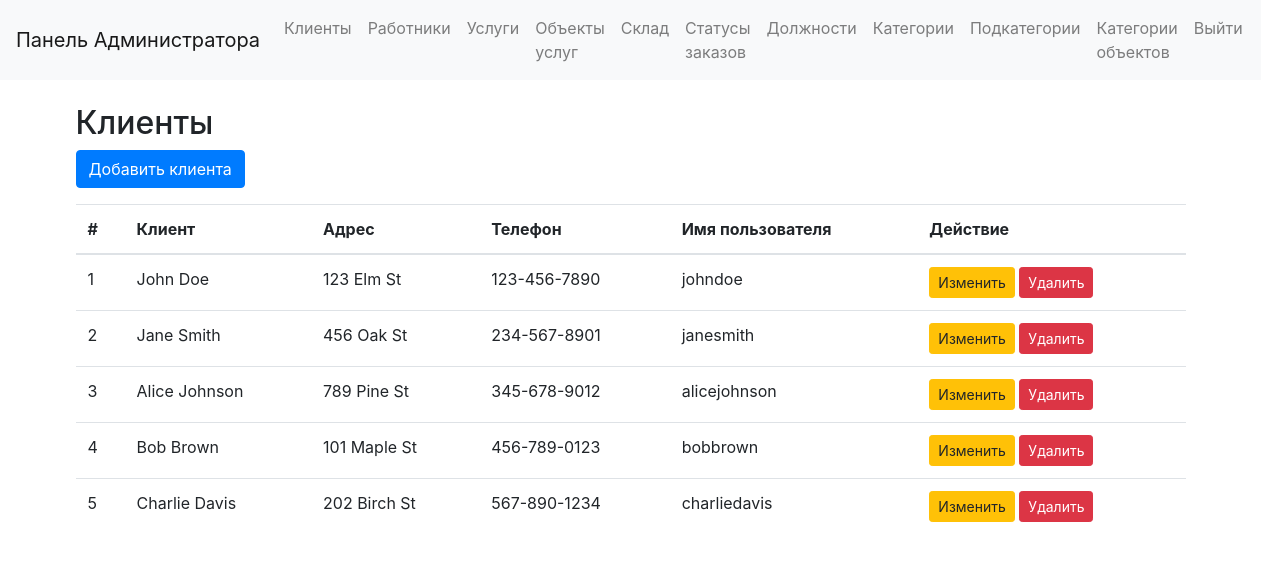
Page /admin/clients (signed in) on the earlier database version.
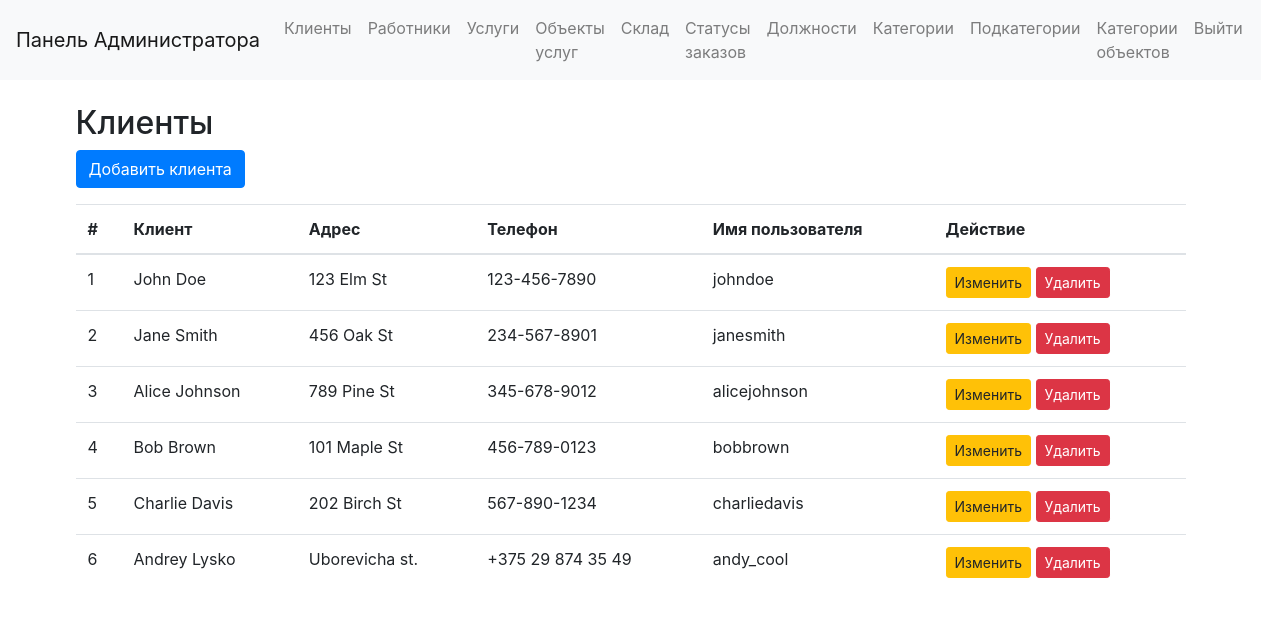
Same page on the later database version.
### app/models.py (models this page shows, shortened)
class Clients(db.Model):
    __tablename__ = 'Clients'
    id = db.Column(db.Integer, primary_key=True)
    full_name = db.Column(db.String(150), nullable=False)
    address = db.Column(db.String(250), nullable=False)
    telephone = db.Column(db.String(50), unique=True, nullable=False)
    login = db.Column(db.String(150), unique=True, nullable=False)
    password = db.Column(db.String(150), nullable=False)

### app/admin/routs.py (the view)
@admin.route('/admin/clients')
def manage_clients():
    if session.get('role') != 'admin':
        return redirect(url_for('users.login'))
    clients = Clients.query.all()
    return render_template('admin/manage_clients.html', clients=clients)

### app/templates/admin/manage_clients.html
{% extends "admin/base_admin.html" %}
{% block content %}
<h2>Клиенты</h2>
<a href="{{ url_for('admin.add_client') }}" class="btn btn-primary mb-3">Добавить клиента</a>
<table class="table">
    <thead>
        <tr>
            <th>#</th>
            <th>Клиент</th>
            <th>Адрес</th>
            <th>Телефон</th>
            <th>Имя пользователя</th>
            <th>Действие</th>
        </tr>
    </thead>
    <tbody>
        {% for client in clients %}
        <tr>
            <td>{{ client.id }}</td>
            <td>{{ client.full_name }}</td>
            <td>{{ client.address }}</td>
            <td>{{ client.telephone }}</td>
            <td>{{ client.login }}</td>
            <td>
                <a href="{{ url_for('admin.edit_client', id=client.id) }}" class="btn btn-warning btn-sm">Изменить</a>
                <a href="{{ url_for('admin.delete_client', id=client.id) }}" class="btn btn-danger btn-sm" onclick="return confirm('Вы точно хотите удалить клиента?');">Удалить</a>
            </td>
        </tr>
        {% endfor %}
    </tbody>
</table>
{% endblock %}

### app/templates/admin/base_admin.html (shortened to what this page needs)
<!DOCTYPE html>
<html lang="en">
<head>
    <link href="https://maxcdn.bootstrapcdn.com/bootstrap/4.5.2/css/bootstrap.min.css" rel="stylesheet">
</head>
<body>
    <nav class="navbar navbar-expand-lg navbar-light bg-light">
        <a class="navbar-brand" href=#>Панель Администратора</a>
        <div class="collapse navbar-collapse" id="navbarNav">
            <ul class="navbar-nav ml-auto">
                <li class="nav-item">
                    <a class="nav-link" href="{{ url_for('admin.manage_clients') }}">Клиенты</a>
                </li>
                <li class="nav-item">
                    <a class="nav-link" href="{{ url_for('admin.manage_employees') }}">Работники</a>
                </li>
                <li class="nav-item">
                    <a class="nav-link" href="{{ url_for('admin.manage_services') }}">Услуги</a>
                </li>
                <li class="nav-item">
                    <a class="nav-link" href="{{ url_for('admin.manage_service_objects') }}">Объекты услуг</a>
                </li>
                <li class="nav-item">
                    <a class="nav-link" href="{{ url_for('admin.manage_storehouse') }}">Склад</a>
                </li>
                <li class="nav-item">
                    <a class="nav-link" href="{{ url_for('admin.manage_order_statuses') }}">Статусы заказов</a>
                </li>
                <li class="nav-item">
                    <a class="nav-link" href="{{ url_for('admin.manage_posts') }}">Должности</a>
                </li>
                <li class="nav-item">
                    <a class="nav-link" href="{{ url_for('admin.manage_categories') }}">Категории</a>
                </li>
                <li class="nav-item">
                    <a class="nav-link" href="{{ url_for('admin.manage_subcategories') }}">Подкатегории</a>
                </li>
                <li class="nav-item">
                    <a class="nav-link" href="{{ url_for('admin.manage_objectscategories') }}">Категории объектов</a>
                </li>
                <li class="nav-item">
                    <a class="nav-link" href="{{ url_for('users.logout') }}">Выйти</a>
                </li>
            </ul>
        </div>
    </nav>
    <div class="container mt-4">
        {% block content %}{% endblock %}
    </div>
</body>
</html>

Differences in the rows shown:
added Clients: id "6", full_name "Andrey Lysko", address "Uborevicha st.", telephone "+375 29 874 35 49", login "andy_cool"
